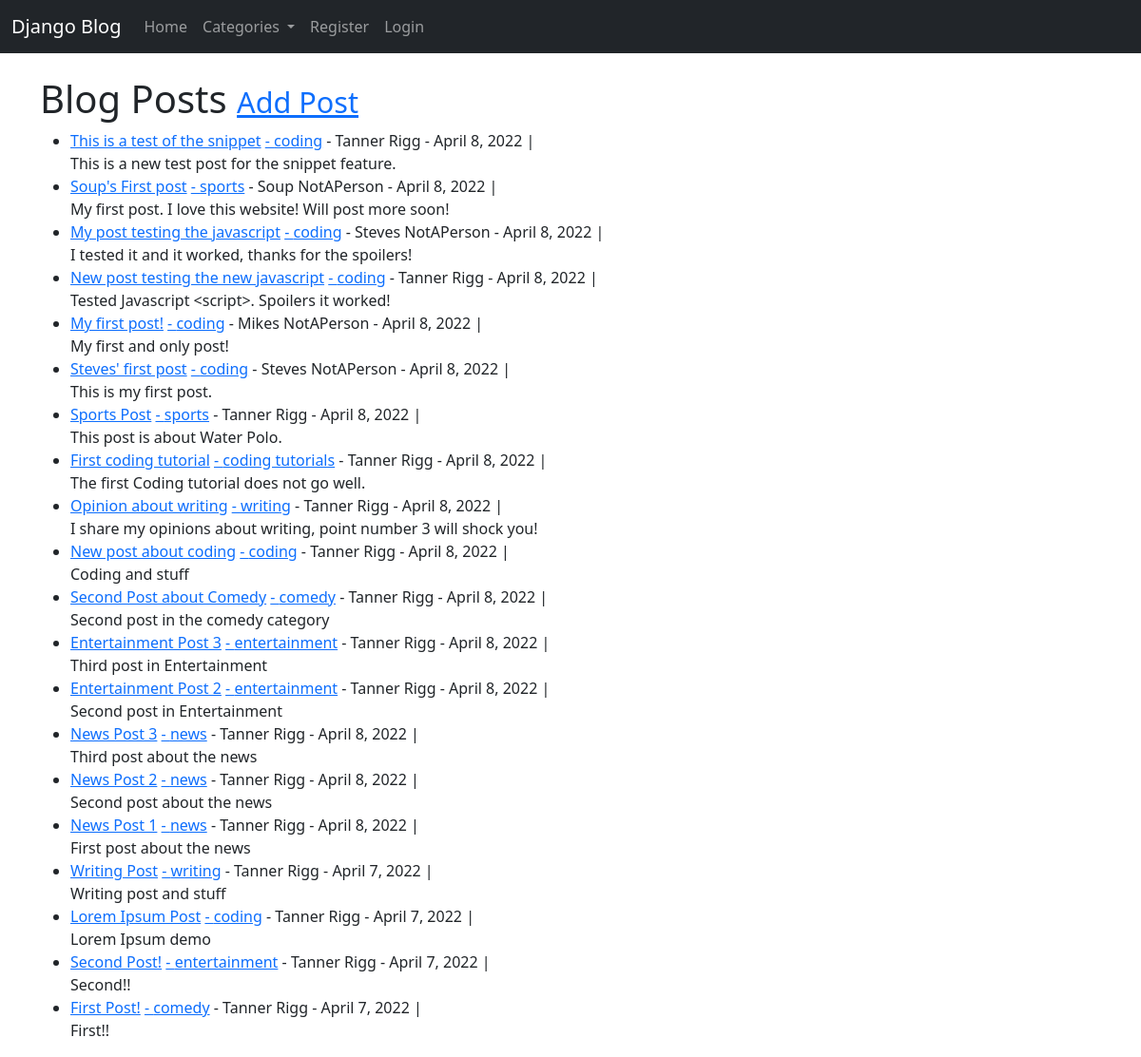
The page / on the database its author committed.
### theblog/models.py (models this page shows, shortened)
class Post(models.Model):
    title = models.CharField(max_length=255)
    author = models.ForeignKey(User, on_delete=models.CASCADE)
    body = RichTextField(blank='True', null=True)
    post_date = models.DateField(auto_now_add=True)
    category = models.CharField(max_length=255, default='unspecified')
    likes = models.ManyToManyField(User, related_name='blog_posts')
    snippet = models.CharField(max_length=255,)

### theblog/views.py (the view)
# urls.py: path('', HomeView.as_view(), name= "home"),
class HomeView(ListView):
    model = Post
    template_name = 'home.html'
    ordering = ['-id']
    def get_context_data(self, *args, **kwargs):
        cat_menu = Category.objects.all().order_by('name')
        context = super(HomeView, self).get_context_data(*args, **kwargs)
        context["cat_menu"] = cat_menu
        return context

### theblog/models.py (called while the page is built)
    def __str__(self):
        return self.name

### theblog/templates/home.html
{% extends 'base.html' %}
{% block content %}
<h1>Blog Posts <small><small><a href="{% url 'add_post' %}"> Add Post</a></small></small></h1>
<ul>
{% for post in object_list %}
    <li><a href="{% url 'article-detail' post.pk %}">{{ post.title }}</a>
       <a href="{% url 'category' post.category|slugify %}">- {{ post.category }}</a>
        - {{ post.author.first_name }} {{ post.author.last_name }}
        - {{ post.post_date }} |
    {% if user.is_authenticated %}
        {% if user.id == post.author.id %}
            <small>
                <a href="{% url 'update_post' post.pk %}">[Edit]</a>
                <a href="{% url 'delete_post' post.pk %}">[Delete]</a>
            </small><br>
        {% else %}
            <br>
        {% endif %}
    {% else %}
        <br>
    {% endif %}
    {{ post.snippet }}
    </li>
{% endfor%}
</ul>
{% endblock %}

### rows shown on the page
Post: title "This is a test of the snippet", category "coding", author.first_name "Tanner", author.last_name "Rigg", post_date "April 8, 2022", snippet "This is a new test post for the snippet feature."
Post: title "Soup's First post", category "sports", author.first_name "Soup", author.last_name "NotAPerson", post_date "April 8, 2022", snippet "My first post. I love this website! Will post more soon!"
Post: title "My post testing the javascript", category "coding", author.first_name "Steves", author.last_name "NotAPerson", post_date "April 8, 2022", snippet "I tested it and it worked, thanks for the spoilers!"
Post: title "New post testing the new javascript", category "coding", author.first_name "Tanner", author.last_name "Rigg", post_date "April 8, 2022", snippet "Tested Javascript <script>. Spoilers it worked!"
Post: title "My first post!", category "coding", author.first_name "Mikes", author.last_name "NotAPerson", post_date "April 8, 2022", snippet "My first and only post!"
Post: title "Steves' first post", category "coding", author.first_name "Steves", author.last_name "NotAPerson", post_date "April 8, 2022", snippet "This is my first post."
Post: title "Sports Post", category "sports", author.first_name "Tanner", author.last_name "Rigg", post_date "April 8, 2022", snippet "This post is about Water Polo."
Post: title "First coding tutorial", category "coding tutorials", author.first_name "Tanner", author.last_name "Rigg", post_date "April 8, 2022", snippet "The first Coding tutorial does not go well."
Post: title "Opinion about writing", category "writing", author.first_name "Tanner", author.last_name "Rigg", post_date "April 8, 2022", snippet "I share my opinions about writing, point number 3 will shock you!"
Post: title "New post about coding", category "coding", author.first_name "Tanner", author.last_name "Rigg", post_date "April 8, 2022", snippet "Coding and stuff"
Post: title "Second Post about Comedy", category "comedy", author.first_name "Tanner", author.last_name "Rigg", post_date "April 8, 2022", snippet "Second post in the comedy category"
Post: title "Entertainment Post 3", category "entertainment", author.first_name "Tanner", author.last_name "Rigg", post_date "April 8, 2022", snippet "Third post in Entertainment"
Post: title "Entertainment Post 2", category "entertainment", author.first_name "Tanner", author.last_name "Rigg", post_date "April 8, 2022", snippet "Second post in Entertainment"
Post: title "News Post 3", category "news", author.first_name "Tanner", author.last_name "Rigg", post_date "April 8, 2022", snippet "Third post about the news"
Post: title "News Post 2", category "news", author.first_name "Tanner", author.last_name "Rigg", post_date "April 8, 2022", snippet "Second post about the news"
Post: title "News Post 1", category "news", author.first_name "Tanner", author.last_name "Rigg", post_date "April 8, 2022", snippet "First post about the news"
Post: title "Writing Post", category "writing", author.first_name "Tanner", author.last_name "Rigg", post_date "April 7, 2022", snippet "Writing post and stuff"
Post: title "Lorem Ipsum Post", category "coding", author.first_name "Tanner", author.last_name "Rigg", post_date "April 7, 2022", snippet "Lorem Ipsum demo"
Post: title "Second Post!", category "entertainment", author.first_name "Tanner", author.last_name "Rigg", post_date "April 7, 2022", snippet "Second!!"
Post: title "First Post!", category "comedy", author.first_name "Tanner", author.last_name "Rigg", post_date "April 7, 2022", snippet "First!!"
